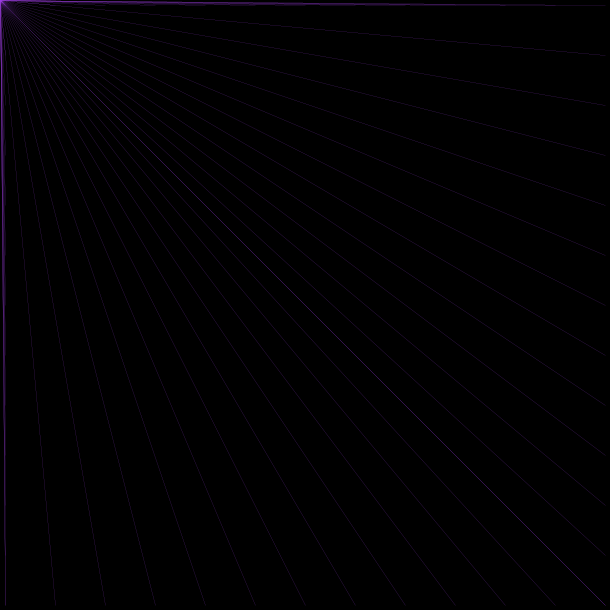
Frame 1 (no input)
Frame 60 (the mouse pressed at the canvas centre just before this capture): identical to frame 1, image omitted
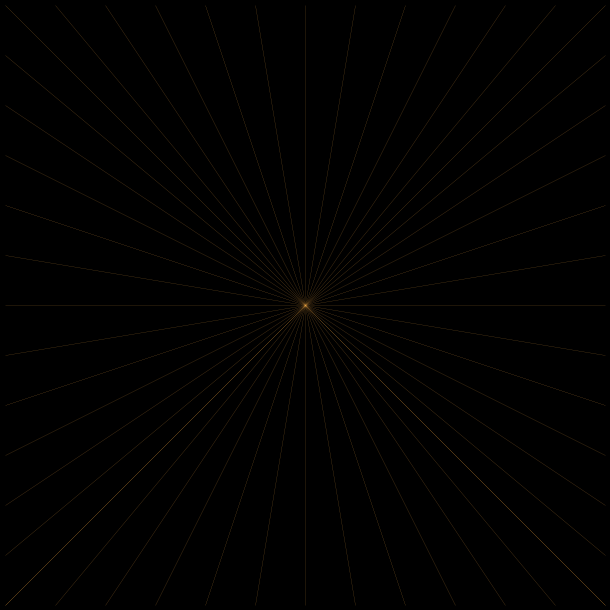
Frame 120 (the mouse held since frame 60 and released just before this capture)

The Processing sketch that drew these frames (run headless with seeded random() and noise(); from frame 60 on, the mouse is pressed at the canvas centre):

// Processing sketch: processing_73665
// ── processing_73665.pde

float a = random(0,255);
float b = random(0,255);
float c = random(0,255);
int l_color = color(a,b,c);

void setup() {
  size(610,610);
  background(0);
  strokeWeight(.1);
  frameRate(30);
}

void draw() {
  background(0);
  stroke(l_color);
  line(5,5,mouseX,mouseY);
  line(55,5,mouseX,mouseY);
  line(105,5,mouseX,mouseY);
  line(155,5,mouseX,mouseY);
  line(205,5,mouseX,mouseY);
  line(255,5,mouseX,mouseY);
  line(305,5,mouseX,mouseY);
  line(355,5,mouseX,mouseY);
  line(405,5,mouseX,mouseY);
  line(455,5,mouseX,mouseY);
  line(505,5,mouseX,mouseY);
  line(555,5,mouseX,mouseY);
  line(605,5,mouseX,mouseY);
  line(5,605,mouseX,mouseY);
  line(55,605,mouseX,mouseY);
  line(105,605,mouseX,mouseY);
  line(155,605,mouseX,mouseY);
  line(205,605,mouseX,mouseY);
  line(255,605,mouseX,mouseY);
  line(305,605,mouseX,mouseY);
  line(355,605,mouseX,mouseY);
  line(405,605,mouseX,mouseY);
  line(455,605,mouseX,mouseY);
  line(505,605,mouseX,mouseY);
  line(555,605,mouseX,mouseY);
  line(605,605,mouseX,mouseY);
  line(5,55,mouseX,mouseY);
  line(5,105,mouseX,mouseY);
  line(5,155,mouseX,mouseY);
  line(5,205,mouseX,mouseY);
  line(5,255,mouseX,mouseY);
  line(5,305,mouseX,mouseY);
  line(5,355,mouseX,mouseY);
  line(5,405,mouseX,mouseY);
  line(5,455,mouseX,mouseY);
  line(5,505,mouseX,mouseY);
  line(5,555,mouseX,mouseY);
  line(5,605,mouseX,mouseY);
  line(605,55,mouseX,mouseY);
  line(605,105,mouseX,mouseY);
  line(605,155,mouseX,mouseY);
  line(605,205,mouseX,mouseY);
  line(605,255,mouseX,mouseY);
  line(605,305,mouseX,mouseY);
  line(605,355,mouseX,mouseY);
  line(605,405,mouseX,mouseY);
  line(605,455,mouseX,mouseY);
  line(605,505,mouseX,mouseY);
  line(605,555,mouseX,mouseY);
  line(605,605,mouseX,mouseY);
}

void mousePressed() {
  if(l_color == color(a,b,c)) {
    l_color = color(c,a,b);
  }else{
    l_color = color(b,c,a);
  }
  a = random(0,255);
  b = random(0,255);
  c = random(0,255);
}
